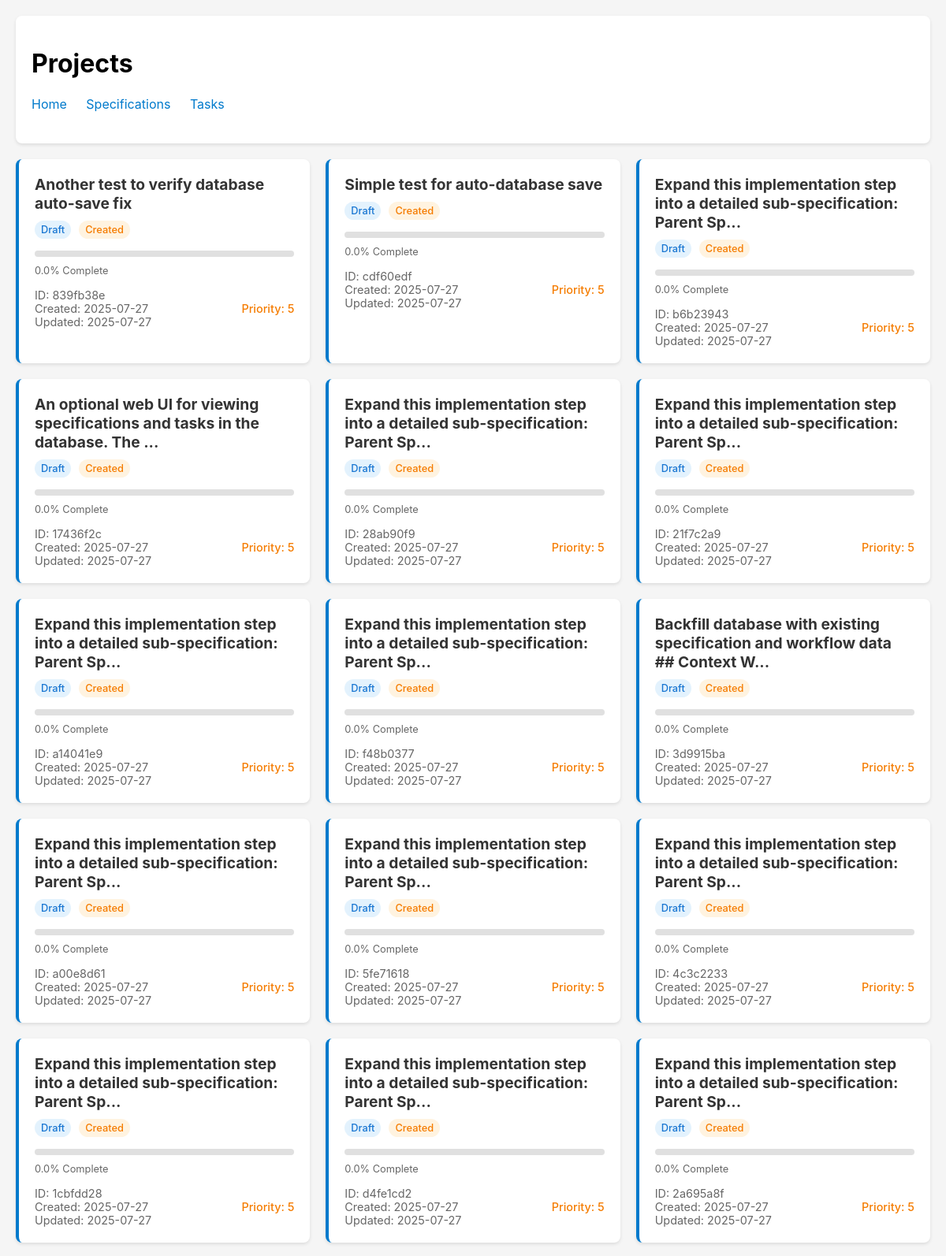
The app's page /projects (upper part) with its own data.
### tables this page shows
CREATE TABLE specifications (
                id TEXT PRIMARY KEY,
                title TEXT NOT NULL,
                inherits TEXT DEFAULT '[]',
                created TIMESTAMP NOT NULL,
                updated TIMESTAMP NOT NULL,
                version TEXT NOT NULL,
                status TEXT NOT NULL,
                parent_spec_id TEXT,
                child_spec_ids TEXT DEFAULT '[]',
                context TEXT NOT NULL,
                requirements TEXT NOT NULL,
                review_notes TEXT DEFAULT '[]',
                context_parameters TEXT,
                -- Enhanced tracking fields
                workflow_status TEXT DEFAULT 'created',
                is_completed BOOLEAN DEFAULT FALSE,
                completed_at TIMESTAMP,
                last_accessed TIMESTAMP,
                completion_percentage REAL DEFAULT 0.0,
                priority INTEGER DEFAULT 5,
                -- Lifecycle timestamps
                reviewed_at TIMESTAMP,
                approved_at TIMESTAMP,
                implemented_at TIMESTAMP,
                -- Metadata tracking
                created_by TEXT DEFAULT 'system',
                last_updated_by TEXT DEFAULT 'system',
                tags TEXT DEFAULT '[]'
            );

### agentic_spec/web_ui.py (the view)
@app.get("/projects", response_class=HTMLResponse)
async def list_projects(request: Request):
    async with await get_db_manager() as manager:
        specs = await manager.backend.list_specifications()
        projects = []
        for spec in specs:
            projects.append(
                {
                    "id": spec.id,
                    "title": spec.title,
                    "status": spec.status.value,
                    "workflow_status": spec.workflow_status.value,
                    "created": spec.created,
                    "updated": spec.updated,
                    "completion_percentage": spec.completion_percentage,
                    "is_completed": spec.is_completed,
                    "priority": spec.priority,
                    "tags": spec.tags,
                }
            )
        return templates.TemplateResponse(
            "project_list.html",
            {
                "request": request,
                "projects": projects,
            },
        )

### agentic_spec/web_templates/project_list.html (shortened to what this page needs)
<!DOCTYPE html>
<html lang="en">
<head>
</head>
<body>
    <div class="header">
        <h1>Projects</h1>
        <div class="nav-links">
            <a href="/">Home</a>
            <a href="/specs">Specifications</a>
            <a href="/tasks">Tasks</a>
        </div>
    </div>
    {% if projects %}
        <div class="projects-grid">
            {% for project in projects %}
            <div class="project-card">
                <div class="project-title">{{ project.title }}</div>
                <div class="project-meta">
                    <span class="status-badge status-{{ project.status }}">{{ project.status.title() }}</span>
                    <span class="workflow-badge">{{ project.workflow_status.replace('_', ' ').title() }}</span>
                </div>
                <div class="progress-bar">
                </div>
                <div style="font-size: 0.8em; color: #666; margin-bottom: 10px;">
                    {{ "%.1f"|format(project.completion_percentage) }}% Complete
                </div>
                <div class="project-footer">
                    <div>
                        <div>ID: {{ project.id }}</div>
                        <div>Created: {{ project.created.strftime('%Y-%m-%d') }}</div>
                        {% if project.updated != project.created %}
                        <div>Updated: {{ project.updated.strftime('%Y-%m-%d') }}</div>
                        {% endif %}
                    </div>
                    <div class="priority priority-{% if project.priority <= 3 %}high{% elif project.priority <= 6 %}medium{% else %}low{% endif %}">
                        Priority: {{ project.priority }}
                    </div>
                </div>
            </div>
            {% endfor %}
        </div>
    {% else %}
        <div class="no-projects">
            <h2>No Projects Found</h2>
            <p>There are currently no projects in the database.</p>
        </div>
    {% endif %}
</body>
</html>

### agentic_spec/web_templates/project_list.html (style rules this page uses)
body { font-family: -apple-system, BlinkMacSystemFont, 'Segoe UI', Roboto, sans-serif; max-width: 1200px; margin: 0 auto; padding: 20px; background-color: #f5f5f5; }
.header { background: white; padding: 20px; border-radius: 8px; margin-bottom: 20px; box-shadow: 0 2px 4px rgba(0,0,0,0.1); }
.projects-grid { display: grid; grid-template-columns: repeat(auto-fill, minmax(350px, 1fr)); gap: 20px; }
.project-card { background: white; border-radius: 8px; padding: 20px; box-shadow: 0 2px 4px rgba(0,0,0,0.1); border-left: 4px solid #007acc; }
.project-title { font-size: 1.2em; font-weight: bold; margin-bottom: 10px; color: #333; }
.project-meta { display: flex; flex-wrap: wrap; gap: 10px; margin-bottom: 15px; }
.status-badge { padding: 4px 8px; border-radius: 12px; font-size: 0.8em; font-weight: 500; }
.status-draft { background: #e3f2fd; color: #1976d2; }
.workflow-badge { padding: 4px 8px; border-radius: 12px; font-size: 0.8em; font-weight: 500; background: #fff3e0; color: #f57c00; }
.progress-bar { width: 100%; height: 8px; background: #e0e0e0; border-radius: 4px; margin: 10px 0; }
.project-footer { display: flex; justify-content: space-between; align-items: center; font-size: 0.9em; color: #666; margin-top: 15px; }
.priority { font-weight: 500; }
.priority-medium { color: #f57c00; }
.nav-links { margin-bottom: 20px; }
.nav-links a { color: #007acc; text-decoration: none; margin-right: 20px; }

### records on screen
specifications: title "Another test to verify database auto-save fix", status "Draft", workflow_status.replace "Created", completion_percentage "0.0", id "839fb38e", created "2025-07-27", updated "2025-07-27", priority "5"
specifications: title "Simple test for auto-database save", status "Draft", workflow_status.replace "Created", completion_percentage "0.0", id "cdf60edf", created "2025-07-27", updated "2025-07-27", priority "5"
specifications: title "Expand this implementation step into a detailed sub-specification: Parent Sp...", status "Draft", workflow_status.replace "Created", completion_percentage "0.0", id "b6b23943", created "2025-07-27", updated "2025-07-27", priority "5"
specifications: title "An optional web UI for viewing specifications and tasks in the database. The ...", status "Draft", workflow_status.replace "Created", completion_percentage "0.0", id "17436f2c", created "2025-07-27", updated "2025-07-27", priority "5"
specifications: title "Expand this implementation step into a detailed sub-specification: Parent Sp...", status "Draft", workflow_status.replace "Created", completion_percentage "0.0", id "28ab90f9", created "2025-07-27", updated "2025-07-27", priority "5"
specifications: title "Expand this implementation step into a detailed sub-specification: Parent Sp...", status "Draft", workflow_status.replace "Created", completion_percentage "0.0", id "21f7c2a9", created "2025-07-27", updated "2025-07-27", priority "5"
specifications: title "Expand this implementation step into a detailed sub-specification: Parent Sp...", status "Draft", workflow_status.replace "Created", completion_percentage "0.0", id "a14041e9", created "2025-07-27", updated "2025-07-27", priority "5"
specifications: title "Expand this implementation step into a detailed sub-specification: Parent Sp...", status "Draft", workflow_status.replace "Created", completion_percentage "0.0", id "f48b0377", created "2025-07-27", updated "2025-07-27", priority "5"
specifications: title "Backfill database with existing specification and workflow data ## Context W...", status "Draft", workflow_status.replace "Created", completion_percentage "0.0", id "3d9915ba", created "2025-07-27", updated "2025-07-27", priority "5"
specifications: title "Expand this implementation step into a detailed sub-specification: Parent Sp...", status "Draft", workflow_status.replace "Created", completion_percentage "0.0", id "a00e8d61", created "2025-07-27", updated "2025-07-27", priority "5"
specifications: title "Expand this implementation step into a detailed sub-specification: Parent Sp...", status "Draft", workflow_status.replace "Created", completion_percentage "0.0", id "5fe71618", created "2025-07-27", updated "2025-07-27", priority "5"
specifications: title "Expand this implementation step into a detailed sub-specification: Parent Sp...", status "Draft", workflow_status.replace "Created", completion_percentage "0.0", id "4c3c2233", created "2025-07-27", updated "2025-07-27", priority "5"
specifications: title "Expand this implementation step into a detailed sub-specification: Parent Sp...", status "Draft", workflow_status.replace "Created", completion_percentage "0.0", id "1cbfdd28", created "2025-07-27", updated "2025-07-27", priority "5"
specifications: title "Expand this implementation step into a detailed sub-specification: Parent Sp...", status "Draft", workflow_status.replace "Created", completion_percentage "0.0", id "d4fe1cd2", created "2025-07-27", updated "2025-07-27", priority "5"
specifications: title "Expand this implementation step into a detailed sub-specification: Parent Sp...", status "Draft", workflow_status.replace "Created", completion_percentage "0.0", id "2a695a8f", created "2025-07-27", updated "2025-07-27", priority "5"
